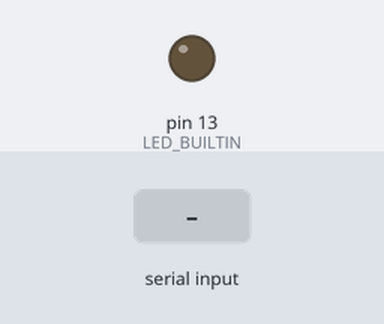
The sketch below on a simulated Arduino Uno, built with avr-gcc and run on an emulated ATmega328P. Parts: output pins drawn as LEDs (lit = HIGH). Inputs (shaded band) come from the test bench. What the sketch prints to the serial monitor is not drawn.

Above: at 1.2 s.
1.3 s: "1" received over Serial
At 2.1 s:
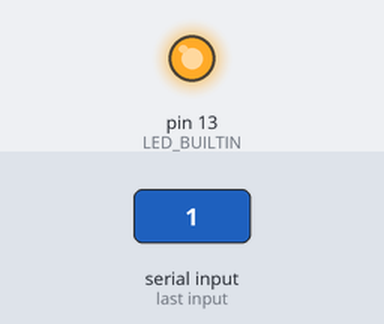
2.8 s: "0" received over Serial
At 3.2 s:
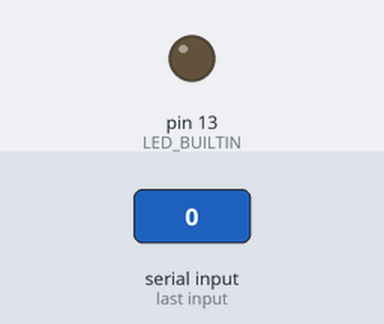
Timing chart, 0 to 5.8 s (numbered marks = the images above; inputs shaded):
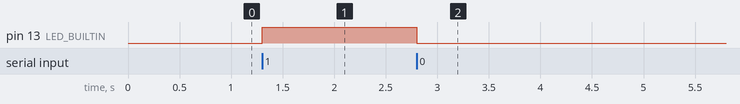

Measured:
- after the input at 1.3 s, pin 13 (LED_BUILTIN): LOW → HIGH at once
- after the input at 2.8 s, pin 13 (LED_BUILTIN): HIGH → LOW at once

The sketch:

keyboard_led.ino
```cpp
char a;
void setup() {
  // put your setup code here, to run once:
  pinMode(LED_BUILTIN, OUTPUT);
  Serial.begin(9600);
  Serial.println("Enter 1 for glow led and 0 for off");
}

void loop() {
  // put your main code here, to run repeatedly:
 Serial.available();
 a=Serial.read();
 if(a=='1'){
  digitalWrite(LED_BUILTIN,HIGH);
  }
  else if(a=='0'){
    digitalWrite(LED_BUILTIN,LOW);
    }
}
```
